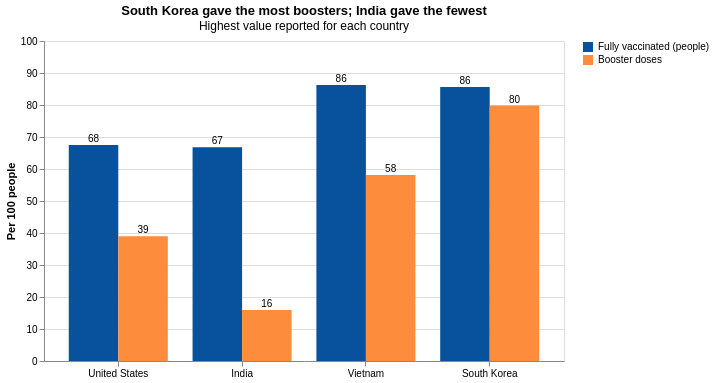

Source (notebook cell):
### Markdown cell above
### Plot 3 - Rashmi (OWID Data)

### Code cell
four_summary = owid_summary[owid_summary["country"].isin(our_countries)]
four_boost = four_summary[["country", "fully", "boosters"]].melt(id_vars="country", var_name="measure", value_name="per_100")
four_boost["measure"] = four_boost["measure"].replace({
    "fully": "Fully vaccinated (people)",
    "boosters": "Booster doses"})

boost_bars = alt.Chart(four_boost).mark_bar().encode(
    alt.X("country:N", title=None, sort=our_countries, axis=alt.Axis(labelAngle=0)),
    alt.XOffset("measure:N", sort=["Fully vaccinated (people)", "Booster doses"]),
    alt.Y("per_100:Q", title="Per 100 people", scale=alt.Scale(domain=[0, 100])),
    alt.Color("measure:N", title=None, sort=["Fully vaccinated (people)", "Booster doses"], scale=alt.Scale(range=["#08519c", "#fd8d3c"])),
    tooltip=["country", "measure", alt.Tooltip("per_100:Q", format=".1f")]
)
boost_values = boost_bars.mark_text(dy=-6, fontSize=10).encode(text=alt.Text("per_100:Q", format=".0f"), color=alt.value("black"))

chart4 = (boost_bars + boost_values).properties(width=520, height=320,
    title=alt.TitleParams("South Korea gave the most boosters; India gave the fewest",
                          subtitle="Highest value reported for each country"))
chart4

### Figure 1 — Vega-Lite specification as saved in the notebook (floating-point values rounded to 4 significant figures)
{"config": {"view": {"continuousWidth": 300, "continuousHeight": 300}}, "layer": [{"mark": {"type": "bar"}, "encoding": {"color": {"field": "measure", "scale": {"range": ["#08519c", "#fd8d3c"]}, "sort": ["Fully vaccinated (people)", "Booster doses"], "title": null, "type": "nominal"}, "tooltip": [{"field": "country", "type": "nominal"}, {"field": "measure", "type": "nominal"}, {"field": "per_100", "format": ".1f", "type": "quantitative"}], "x": {"axis": {"labelAngle": 0}, "field": "country", "sort": ["United States", "India", "Vietnam", "South Korea"], "title": null, "type": "nominal"}, "xOffset": {"field": "measure", "sort": ["Fully vaccinated (people)", "Booster doses"], "type": "nominal"}, "y": {"field": "per_100", "scale": {"domain": [0, 100]}, "title": "Per 100 people", "type": "quantitative"}}}, {"mark": {"type": "text", "dy": -6, "fontSize": 10}, "encoding": {"color": {"value": "black"}, "text": {"field": "per_100", "format": ".0f", "type": "quantitative"}, "tooltip": [{"field": "country", "type": "nominal"}, {"field": "measure", "type": "nominal"}, {"field": "per_100", "format": ".1f", "type": "quantitative"}], "x": {"axis": {"labelAngle": 0}, "field": "country", "sort": ["United States", "India", "Vietnam", "South Korea"], "title": null, "type": "nominal"}, "xOffset": {"field": "measure", "sort": ["Fully vaccinated (people)", "Booster doses"], "type": "nominal"}, "y": {"field": "per_100", "scale": {"domain": [0, 100]}, "title": "Per 100 people", "type": "quantitative"}}}], "data": {"name": "data-5d61e4fac56df5125e33b7be976daf8d"}, "height": 320, "title": {"text": "South Korea gave the most boosters; India gave the fewest", "subtitle": "Highest value reported for each country"}, "width": 520, "$schema": "https://vega.github.io/schema/vega-lite/v5.20.1.json", "datasets": {"data-5d61e4fac56df5125e33b7be976daf8d": [{"country": "India", "measure": "Fully vaccinated (people)", "per_100": 66.79}, {"country": "South Korea", "measure": "Fully vaccinated (people)", "per_100": 85.64}, {"country": "United States", "measure": "Fully vaccinated (people)", "per_100": 67.53}, {"country": "Vietnam", "measure": "Fully vaccinated (people)", "per_100": 86.24}, {"country": "India", "measure": "Booster doses", "per_100": 15.96}, {"country": "South Korea", "measure": "Booster doses", "per_100": 79.81}, {"country": "United States", "measure": "Booster doses", "per_100": 38.96}, {"country": "Vietnam", "measure": "Booster doses", "per_100": 58.16}]}}
